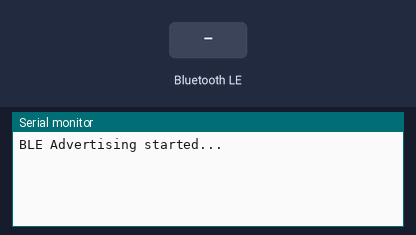
The sketch below on a simulated ESP32. Parts: the last lines printed to the serial monitor. Inputs (shaded band) come from the test bench. A WiFi scan finds three made-up networks; nothing arrives over Bluetooth unless stated; a phone connects over Bluetooth LE 3 s after start.

Above: at 1.2 s.
1.3 s: Bluetooth LE write "refresh" received
At 2.0 s:
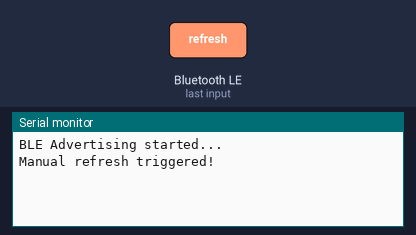
4.3 s: Bluetooth LE write "optimize:" received
7.3 s: Bluetooth LE write "refresh" received
At 7.7 s:
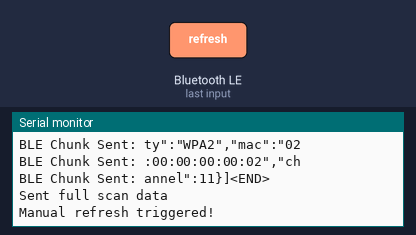

Measured:
- after the input at 1.3 s, the serial monitor: prints a new line after 0.05 s (image 1)
- after the input at 7.3 s, the serial monitor: prints a new line at once (image 2)

The sketch:

Test_Wi-Con.ino
```cpp
#include <BLEDevice.h>
#include <BLEUtils.h>
#include <BLEServer.h>
#include <BLE2902.h>
#include <WiFi.h>
#include <esp_wifi.h>

#define SERVICE_UUID         "12345678-1234-1234-1234-1234567890ab"
#define CHARACTERISTIC_UUID  "abcdefab-1234-5678-9abc-abcdef123456"
#define COMMAND_UUID         "cdef1234-5678-90ab-cdef-1234567890ab"

BLEServer* pServer = nullptr;
BLECharacteristic* pCharacteristic = nullptr;
BLECharacteristic* pCommandCharacteristic = nullptr;

bool deviceConnected = false;
unsigned long lastScanTime = 0;
const unsigned long scanInterval = 2000;

String selectedSSID = "";
bool inOptimizationMode = false;
unsigned long optimizationStartTime = 0;
std::vector<int> optimizeRSSIs;

int optimizationIndex = 0;
int totalNetworks = 0;

// Store last scan results
std::vector<String> scannedSSIDs;
std::vector<int> scannedRSSIs;

void sendChunked(String data) {
  String wrapped = "<START>" + data + "<END>";
  int chunkSize = 20;
  for (int i = 0; i < wrapped.length(); i += chunkSize) {
    String chunk = wrapped.substring(i, min(i + chunkSize, (int)wrapped.length()));
    pCharacteristic->setValue(chunk.c_str());
    pCharacteristic->notify();
    Serial.println("BLE Chunk Sent: " + chunk);
    delay(20);
  }
}

void performWiFiScan() {
  int n = WiFi.scanNetworks();
  String wifiData = "[";
  int limit = min(n, 30);

  for (int i = 0; i < limit; ++i) {
    String securityType;
    uint8_t encryptionType = WiFi.encryptionType(i);
    switch (encryptionType) {
      case WIFI_AUTH_OPEN: securityType = "Open"; break;
      case WIFI_AUTH_WEP: securityType = "WEP"; break;
      case WIFI_AUTH_WPA_PSK: securityType = "WPA"; break;
      case WIFI_AUTH_WPA2_PSK: securityType = "WPA2"; break;
      case WIFI_AUTH_WPA_WPA2_PSK: securityType = "WPA/WPA2"; break;
      case WIFI_AUTH_WPA2_ENTERPRISE: securityType = "WPA2-Enterprise"; break;
      default: securityType = "Unknown"; break;
    }

    String ssid = WiFi.SSID(i);
    int rssi = WiFi.RSSI(i);
    String mac = WiFi.BSSIDstr(i);

    wifiData += "{\"ssid\":\"" + ssid +
                "\",\"rssi\":" + String(rssi) +
                ",\"security\":\"" + securityType +
                "\",\"mac\":\"" + mac +
                "\",\"channel\":" + String(WiFi.channel(i)) + "}";

    if (i != limit - 1) wifiData += ",";
  }

  wifiData += "]";
  Serial.println("Full Scan JSON: " + wifiData);
  sendChunked(wifiData);
  Serial.println("Sent full scan data");
}


void startOptimizationScan() {
  // Clear previous
  scannedSSIDs.clear();
  scannedRSSIs.clear();

  totalNetworks = WiFi.scanNetworks();
  Serial.println("Optimization scan started...");
  for (int i = 0; i < totalNetworks; ++i) {
    String ssid = WiFi.SSID(i);
    int rssi = WiFi.RSSI(i);
    scannedSSIDs.push_back(ssid);
    scannedRSSIs.push_back(rssi);
    Serial.println("Found SSID: [" + ssid + "], RSSI: " + String(rssi));
  }
}

void handleOptimization() {
  int n = WiFi.scanNetworks();
  bool found = false;

  Serial.println("Scanning for optimization SSID: " + selectedSSID);
  for (int i = 0; i < n; i++) {
    String ssid = WiFi.SSID(i);
    int rssi = WiFi.RSSI(i);

    Serial.println("→ Found: " + ssid + " | RSSI: " + String(rssi));

    if (ssid.equalsIgnoreCase(selectedSSID)) {
      optimizeRSSIs.push_back(rssi);
      Serial.println("✅ Matched SSID: " + ssid + ", RSSI: " + String(rssi));
      found = true;
      break;
    }
  }

  if (!found) {
    Serial.println("❌ Selected SSID not found in this scan");
  }
}


class MyServerCallbacks : public BLEServerCallbacks {
  void onConnect(BLEServer* pServer) {
    deviceConnected = true;
    Serial.println("Central connected");
  }

  void onDisconnect(BLEServer* pServer) {
    deviceConnected = false;
    Serial.println("Central disconnected");
    BLEDevice::startAdvertising();
  }
};

class CommandCallback : public BLECharacteristicCallbacks {
  void onWrite(BLECharacteristic* pChar) override {
    std::string value = std::string(pChar->getValue().c_str());
    String command = String(value.c_str());

    if (command == "refresh") {
      Serial.println("Manual refresh triggered!");
      performWiFiScan();
    } else if (command.startsWith("optimize:")) {
      selectedSSID = command.substring(9);
      inOptimizationMode = true;
      optimizationStartTime = millis();
      optimizeRSSIs.clear();
      optimizationIndex = 0;
      startOptimizationScan();
      Serial.println("Entered optimization mode for SSID: " + selectedSSID);
    }
  }
};

void setup() {
  Serial.begin(115200);
  WiFi.mode(WIFI_STA);
  WiFi.disconnect();

  BLEDevice::init("ESP32-WiFi-Scanner");
  pServer = BLEDevice::createServer();
  pServer->setCallbacks(new MyServerCallbacks());

  BLEService* pService = pServer->createService(SERVICE_UUID);

  pCharacteristic = pService->createCharacteristic(
    CHARACTERISTIC_UUID,
    BLECharacteristic::PROPERTY_READ | BLECharacteristic::PROPERTY_NOTIFY
  );
  pCharacteristic->addDescriptor(new BLE2902());

  pCommandCharacteristic = pService->createCharacteristic(
    COMMAND_UUID,
    BLECharacteristic::PROPERTY_WRITE
  );
  pCommandCharacteristic->setCallbacks(new CommandCallback());

  pService->start();
  BLEAdvertising* pAdvertising = BLEDevice::getAdvertising();
  pAdvertising->addServiceUUID(SERVICE_UUID);
  pAdvertising->start();

  Serial.println("BLE Advertising started...");
}

void loop() {
  if (!deviceConnected) return;

  if (inOptimizationMode) {
    if (millis() - optimizationStartTime < 5000) {
      handleOptimization();
      delay(500);
    } else {
      inOptimizationMode = false;

      int total = 0;
      for (int rssi : optimizeRSSIs) total += rssi;
      int avg = optimizeRSSIs.empty() ? -100 : total / optimizeRSSIs.size();

      String result = "{\"ssid\":\"" + selectedSSID + "\",\"avg_rssi\":" + String(avg) + "}";
      sendChunked(result);
      Serial.println("Optimization Result JSON: " + result);
      Serial.println("Exiting optimization mode. Sent avg: " + String(avg));
      selectedSSID = "";
    }
  } else {
    if (millis() - lastScanTime > scanInterval) {
      lastScanTime = millis();
      performWiFiScan();
    }
  }
}
```
